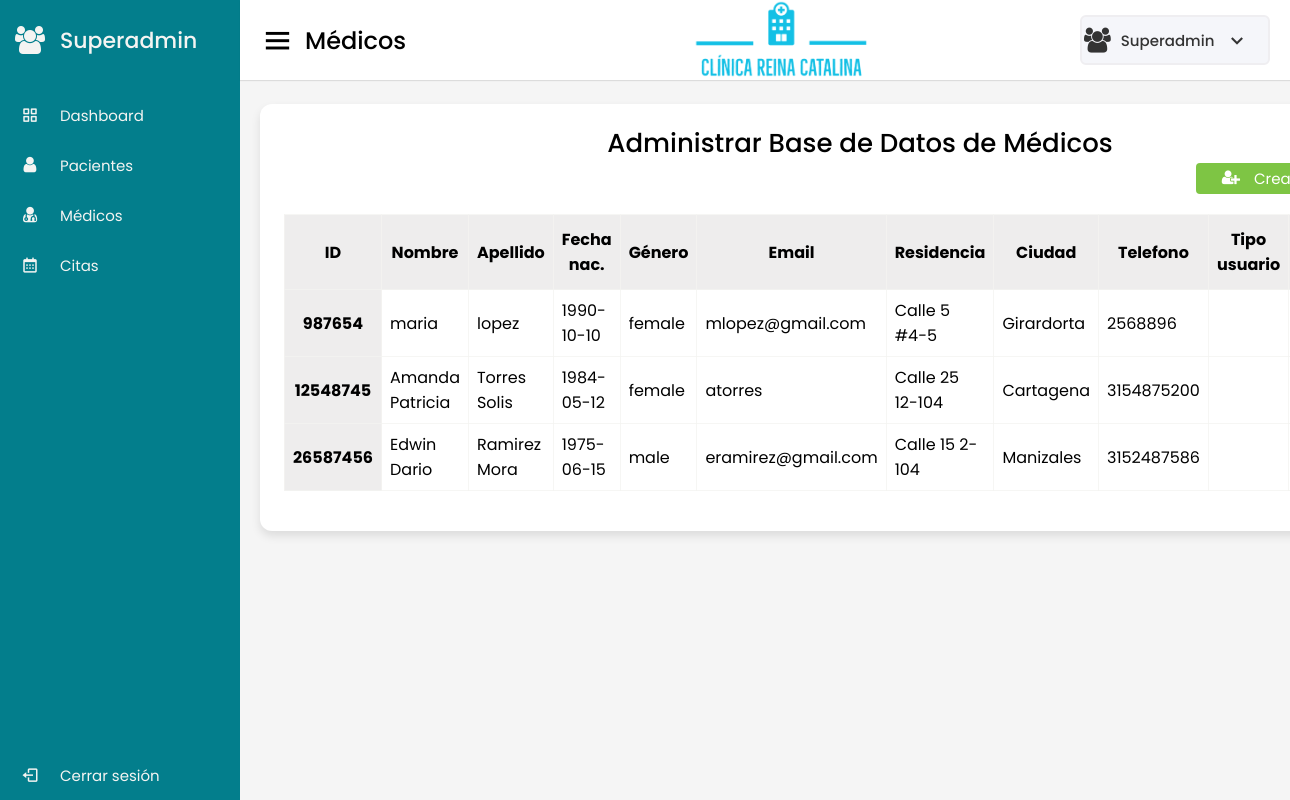
The app's page /superadmin-pacientes with its own data.
### tables this page shows
CREATE TABLE Pacientes (Nombre TEXT NOT NULL, Apellido TEXT NOT NULL, Documento TEXT NOT NULL, Fecha_nac DATE NOT NULL, Genero TEXT NOT NULL, Email TEXT NOT NULL, Residencia TEXT NOT NULL, Ciudad TEXT NOT NULL, Telefono TEXT NOT NULL, Nombre_usuario TEXT NOT NULL UNIQUE PRIMARY KEY, Contraseña TEXT NOT NULL);

### admin/app.py (the view)
@app.route('/superadmin-pacientes', methods=["GET", "POST"])
def superadmin_pacientes():
    try:
        with sqlite3.connect('DB_Clinica_RC.db') as con:
            con.row_factory =sqlite3.Row #convierte la respuesta de la Bd en un diccionario
            cur = con.cursor()
            cur.execute("SELECT * FROM Pacientes")
            row = cur.fetchall()
            return render_template('doctors.html',row=row)
    except Error:
        print(Error)

### admin/templates/doctors.html (shortened to what this page needs)
{% extends 'layout.html' %}
{% block usuario %} Médicos {% endblock %}
{% block body %}
<div class="home-content patients">
    <div class="patients-boxes">
        <div class="recent-patients box">
            <div class="title">Administrar Base de Datos de Médicos</div>
            <div class="button">
                <a href="#" class="button-add"><i class="fa fa-user-plus"></i>Crear nuevo médico</a>
            </div>
            <div class="patients-details">
                <table id="table">
                    <thead>
                        <tr>
                            <th scope="col">ID</th>
                            <th scope="col">Nombre</th>
                            <th scope="col">Apellido</th>
                            <th scope="col">Fecha nac.</th>
                            <th scope="col">Género</th>
                            <th scope="col">Email</th>
                            <th scope="col">Residencia</th>
                            <th scope="col">Ciudad</th>
                            <th scope="col">Telefono</th>
                            <th scope="col">Tipo usuario</th>
                        </tr>
                    </thead>
                    <tbody>
                        {% for r in row %}
                        <tr>
                            <th scope="row">{{ r["Documento"] }}</th>
                            <td>{{ r["Nombre"] }}</td>
                            <td>{{ r["Apellido"] }}</td>
                            <td>{{ r["Fecha_nac"] }}</td>
                            <td>{{ r["Genero"] }}</td>
                            <td>{{ r["Email"] }}</td>
                            <td>{{ r["Residencia"] }}</td>
                            <td>{{ r["Ciudad"] }}</td>
                            <td>{{ r["Telefono"] }}</td>
                            <td>{{ r["Tipo_usuario"] }}</td>
                        </tr>
                    {% endfor%}
                    </tbody>
                </table>
            </div>
        </div>
    </div>
</div>
{% endblock %}

### admin/static/css/style.css (style rules this page uses)
* { margin: 0; padding: 0; box-sizing: border-box; font-family: 'Poppins', sans-serif; }
.home-section .home-content { position: relative; padding-top: 104px; }
.home-content .patients-boxes { display: flex; justify-content: space-between; }
.home-content .patients-boxes .recent-patients { min-width: 1200px; background: #fff; padding: 20px 40px; margin: 0 20px; border-radius: 12px; box-shadow: 0 5px 10px rgba(0, 0, 0, 0.1); }
.home-content .patients-boxes .patients-details { display: flex; margin: 20px 20px; align-items: center; justify-content: center; }
.patients-boxes .box .title { font-size: 26px; font-weight: 500; text-align: center; }
#table { border-collapse: collapse; border: 1px solid #f4f4f2c9; }
#table td, #table th { border: 1px solid #f4f4f2c9; padding: 8px; }
#table tr:nth-child(even) { background-color: white; }
#table th { padding-top: 12px; padding-bottom: 12px; text-align: center; background-color: rgb(238, 237, 237); color: black; }
.patients-boxes .box .button { width: 100%; position: relative; display: flex; justify-content: flex-end; }
.patients-boxes .box .button a { color: #fff; background: #7EC544; padding: 4px 12px; font-size: 15px; font-weight: 400; border-radius: 4px; text-decoration: none; transition: all 0.3s ease; }
.button-add .fa-user-plus { background-color: #7EC544; border: none; color: white; padding: 2px 14px; font-size: 16px; cursor: pointer; }
a { text-decoration: none; }

### admin/static/css/style_patients.css (style rules this page uses)
.home-content .box .button-add { display: flex; justify-content: flex-end; color: #fff; background: #7EC544; padding: 4px 12px; font-size: 15px; font-weight: 400; border-radius: 4px; text-decoration: none; transition: all 0.3s ease; }

### records on screen
Pacientes: Documento "987654", Nombre "maria", Apellido "lopez", Fecha_nac "1990-10-10", Genero "female", Email "mlopez@gmail.com", Residencia "Calle 5 #4-5", Ciudad "Girardorta", Telefono "2568896"
Pacientes: Documento "12548745", Nombre "Amanda Patricia", Apellido "Torres Solis", Fecha_nac "1984-05-12", Genero "female", Email "atorres", Residencia "Calle 25 12-104", Ciudad "Cartagena", Telefono "3154875200"
Pacientes: Documento "26587456", Nombre "Edwin Dario", Apellido "Ramirez Mora", Fecha_nac "1975-06-15", Genero "male", Email "eramirez@gmail.com", Residencia "Calle 15 2-104", Ciudad "Manizales", Telefono "3152487586"
